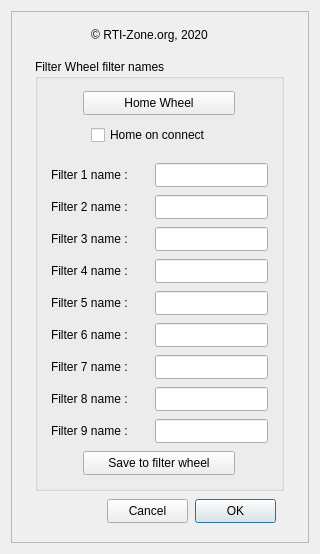
<?xml version="1.0" encoding="UTF-8"?>
<ui version="4.0">
 <class>X2FilterWheel</class>
 <widget class="QDialog" name="X2FilterWheel">
  <property name="geometry">
   <rect>
    <x>0</x>
    <y>0</y>
    <width>320</width>
    <height>554</height>
   </rect>
  </property>
  <property name="sizePolicy">
   <sizepolicy hsizetype="Preferred" vsizetype="Preferred">
    <horstretch>0</horstretch>
    <verstretch>0</verstretch>
   </sizepolicy>
  </property>
  <property name="minimumSize">
   <size>
    <width>320</width>
    <height>554</height>
   </size>
  </property>
  <property name="maximumSize">
   <size>
    <width>320</width>
    <height>554</height>
   </size>
  </property>
  <property name="sizeIncrement">
   <size>
    <width>320</width>
    <height>554</height>
   </size>
  </property>
  <property name="windowTitle">
   <string>Optec IFW Settings</string>
  </property>
  <layout class="QVBoxLayout" name="verticalLayout">
   <item>
    <widget class="X2Form" name="X2Form">
     <property name="enabled">
      <bool>true</bool>
     </property>
     <property name="sizePolicy">
      <sizepolicy hsizetype="Preferred" vsizetype="Preferred">
       <horstretch>0</horstretch>
       <verstretch>0</verstretch>
      </sizepolicy>
     </property>
     <property name="minimumSize">
      <size>
       <width>0</width>
       <height>0</height>
      </size>
     </property>
     <property name="maximumSize">
      <size>
       <width>1024</width>
       <height>1024</height>
      </size>
     </property>
     <property name="frameShape">
      <enum>QFrame::StyledPanel</enum>
     </property>
     <property name="frameShadow">
      <enum>QFrame::Raised</enum>
     </property>
     <widget class="QGroupBox" name="groupBox_2">
      <property name="geometry">
       <rect>
        <x>24</x>
        <y>48</y>
        <width>249</width>
        <height>432</height>
       </rect>
      </property>
      <property name="minimumSize">
       <size>
        <width>100</width>
        <height>100</height>
       </size>
      </property>
      <property name="title">
       <string>Filter Wheel filter names</string>
      </property>
      <widget class="QPushButton" name="pushButton_2">
       <property name="geometry">
        <rect>
         <x>48</x>
         <y>392</y>
         <width>152</width>
         <height>24</height>
        </rect>
       </property>
       <property name="text">
        <string>Save to filter wheel</string>
       </property>
      </widget>
      <widget class="QPushButton" name="pushButton">
       <property name="geometry">
        <rect>
         <x>48</x>
         <y>32</y>
         <width>152</width>
         <height>24</height>
        </rect>
       </property>
       <property name="text">
        <string>Home Wheel</string>
       </property>
      </widget>
      <widget class="QLineEdit" name="lineEdit">
       <property name="geometry">
        <rect>
         <x>120</x>
         <y>104</y>
         <width>113</width>
         <height>24</height>
        </rect>
       </property>
       <property name="maxLength">
        <number>8</number>
       </property>
      </widget>
      <widget class="QLabel" name="label">
       <property name="geometry">
        <rect>
         <x>16</x>
         <y>104</y>
         <width>88</width>
         <height>24</height>
        </rect>
       </property>
       <property name="text">
        <string>Filter 1 name :</string>
       </property>
      </widget>
      <widget class="QLabel" name="label_2">
       <property name="geometry">
        <rect>
         <x>16</x>
         <y>136</y>
         <width>88</width>
         <height>24</height>
        </rect>
       </property>
       <property name="text">
        <string>Filter 2 name :</string>
       </property>
      </widget>
      <widget class="QLabel" name="label_3">
       <property name="geometry">
        <rect>
         <x>16</x>
         <y>168</y>
         <width>88</width>
         <height>24</height>
        </rect>
       </property>
       <property name="text">
        <string>Filter 3 name :</string>
       </property>
      </widget>
      <widget class="QLabel" name="label_4">
       <property name="geometry">
        <rect>
         <x>16</x>
         <y>200</y>
         <width>88</width>
         <height>24</height>
        </rect>
       </property>
       <property name="text">
        <string>Filter 4 name :</string>
       </property>
      </widget>
      <widget class="QLabel" name="label_5">
       <property name="geometry">
        <rect>
         <x>16</x>
         <y>232</y>
         <width>88</width>
         <height>24</height>
        </rect>
       </property>
       <property name="text">
        <string>Filter 5 name :</string>
       </property>
      </widget>
      <widget class="QLabel" name="label_6">
       <property name="geometry">
        <rect>
         <x>16</x>
         <y>264</y>
         <width>88</width>
         <height>24</height>
        </rect>
       </property>
       <property name="text">
        <string>Filter 6 name :</string>
       </property>
      </widget>
      <widget class="QLabel" name="label_7">
       <property name="geometry">
        <rect>
         <x>16</x>
         <y>296</y>
         <width>88</width>
         <height>24</height>
        </rect>
       </property>
       <property name="text">
        <string>Filter 7 name :</string>
       </property>
      </widget>
      <widget class="QLabel" name="label_8">
       <property name="geometry">
        <rect>
         <x>16</x>
         <y>328</y>
         <width>88</width>
         <height>24</height>
        </rect>
       </property>
       <property name="text">
        <string>Filter 8 name :</string>
       </property>
      </widget>
      <widget class="QLineEdit" name="lineEdit_2">
       <property name="geometry">
        <rect>
         <x>120</x>
         <y>136</y>
         <width>113</width>
         <height>24</height>
        </rect>
       </property>
       <property name="maxLength">
        <number>8</number>
       </property>
      </widget>
      <widget class="QLineEdit" name="lineEdit_3">
       <property name="geometry">
        <rect>
         <x>120</x>
         <y>168</y>
         <width>113</width>
         <height>24</height>
        </rect>
       </property>
       <property name="maxLength">
        <number>8</number>
       </property>
      </widget>
      <widget class="QLineEdit" name="lineEdit_4">
       <property name="geometry">
        <rect>
         <x>120</x>
         <y>200</y>
         <width>113</width>
         <height>24</height>
        </rect>
       </property>
       <property name="maxLength">
        <number>8</number>
       </property>
      </widget>
      <widget class="QLineEdit" name="lineEdit_5">
       <property name="geometry">
        <rect>
         <x>120</x>
         <y>232</y>
         <width>113</width>
         <height>24</height>
        </rect>
       </property>
       <property name="maxLength">
        <number>8</number>
       </property>
      </widget>
      <widget class="QLineEdit" name="lineEdit_6">
       <property name="geometry">
        <rect>
         <x>120</x>
         <y>264</y>
         <width>113</width>
         <height>24</height>
        </rect>
       </property>
       <property name="maxLength">
        <number>8</number>
       </property>
      </widget>
      <widget class="QLineEdit" name="lineEdit_7">
       <property name="geometry">
        <rect>
         <x>120</x>
         <y>296</y>
         <width>113</width>
         <height>24</height>
        </rect>
       </property>
       <property name="maxLength">
        <number>8</number>
       </property>
      </widget>
      <widget class="QLineEdit" name="lineEdit_8">
       <property name="geometry">
        <rect>
         <x>120</x>
         <y>328</y>
         <width>113</width>
         <height>24</height>
        </rect>
       </property>
       <property name="maxLength">
        <number>8</number>
       </property>
      </widget>
      <widget class="QCheckBox" name="checkBox">
       <property name="geometry">
        <rect>
         <x>56</x>
         <y>64</y>
         <width>160</width>
         <height>24</height>
        </rect>
       </property>
       <property name="text">
        <string>Home on connect</string>
       </property>
      </widget>
      <widget class="QLabel" name="label_9">
       <property name="geometry">
        <rect>
         <x>16</x>
         <y>360</y>
         <width>88</width>
         <height>24</height>
        </rect>
       </property>
       <property name="text">
        <string>Filter 9 name :</string>
       </property>
      </widget>
      <widget class="QLineEdit" name="lineEdit_9">
       <property name="geometry">
        <rect>
         <x>120</x>
         <y>360</y>
         <width>113</width>
         <height>24</height>
        </rect>
       </property>
       <property name="maxLength">
        <number>8</number>
       </property>
      </widget>
     </widget>
     <widget class="QLabel" name="label_RTI">
      <property name="geometry">
       <rect>
        <x>72</x>
        <y>16</y>
        <width>133</width>
        <height>16</height>
       </rect>
      </property>
      <property name="text">
       <string>© RTI-Zone.org, 2020</string>
      </property>
      <property name="alignment">
       <set>Qt::AlignCenter</set>
      </property>
     </widget>
     <widget class="QPushButton" name="pushButtonCancel">
      <property name="geometry">
       <rect>
        <x>96</x>
        <y>488</y>
        <width>81</width>
        <height>24</height>
       </rect>
      </property>
      <property name="text">
       <string>Cancel</string>
      </property>
     </widget>
     <widget class="QPushButton" name="pushButtonOK">
      <property name="geometry">
       <rect>
        <x>184</x>
        <y>488</y>
        <width>81</width>
        <height>24</height>
       </rect>
      </property>
      <property name="text">
       <string>OK</string>
      </property>
      <property name="default">
       <bool>true</bool>
      </property>
     </widget>
    </widget>
   </item>
  </layout>
 </widget>
 <customwidgets>
  <customwidget>
   <class>X2Form</class>
   <extends>QFrame</extends>
   <header>x2form.h</header>
   <container>1</container>
  </customwidget>
 </customwidgets>
 <resources/>
 <connections/>
</ui>
